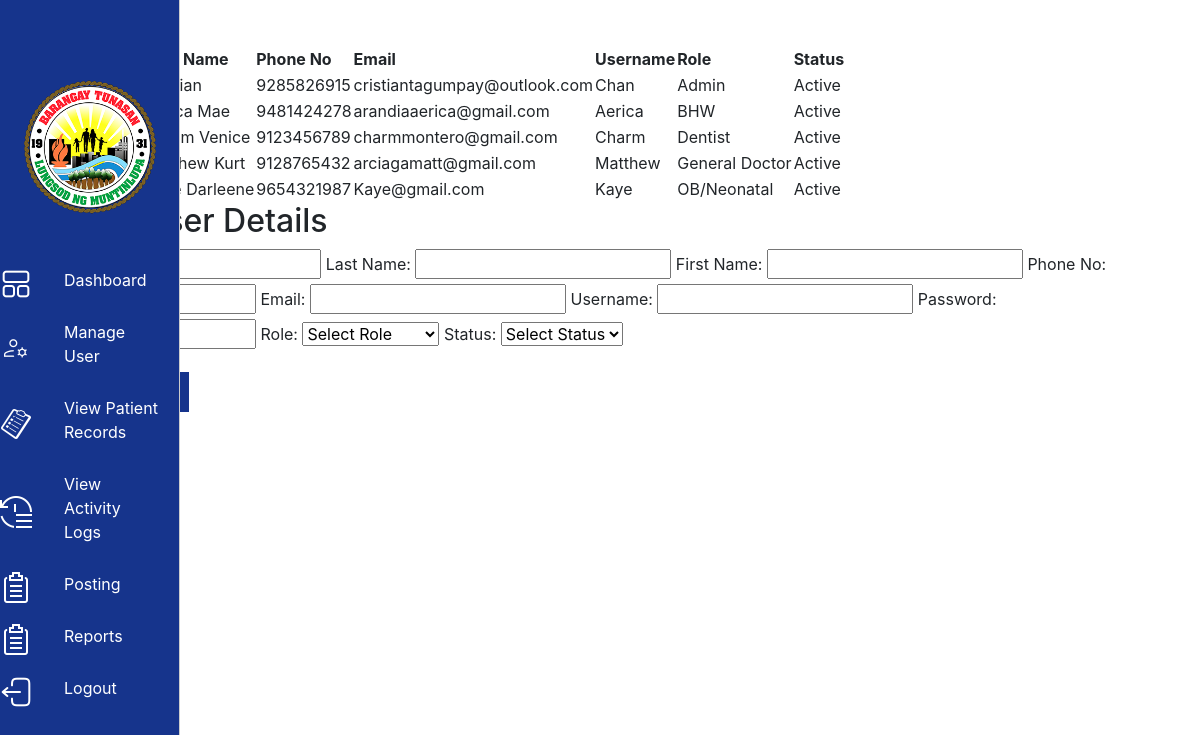
Page /mad.php (signed in) on the committed database.
### tables this page shows
CREATE TABLE `tblusercredentials` (
  `UserCredID` int(20) NOT NULL,
  `Username` varchar(50) NOT NULL,
  `Password` varchar(50) NOT NULL,
  `Role` varchar(20) NOT NULL,
  `Status` varchar(20) NOT NULL
);

CREATE TABLE `tbluser` (
  `UserID` int(20) NOT NULL,
  `LastName` varchar(40) NOT NULL,
  `FirstName` varchar(40) NOT NULL,
  `PhoneNo` bigint(50) NOT NULL,
  `Email` varchar(50) NOT NULL
);

### mad.php (the view, shortened to what this page needs)
<!DOCTYPE html>
<head>
    <link rel="stylesheet" href="ManageUser.css">
    <link rel="stylesheet" href="path/to/bootstrap.min.css">
</head>
<body>
   <div class="Navbar">
        <div class="NavImg">
            <img src="Images/Tunasan Logo.png" alt="Logo">
        </div>
        <div class="dashboard-container">
            <div class="sidebar-item">
            <img src="Images/dashboardPIC.png" alt="dashh" class="side_image">
            <a href="AdminDashboard.php" class="Tab" id="Dashboard">Dashboard</a>
        </div>
        <div class="sidebar-item">
            <img src="Images/manage.png" alt="mad" class="side_image">
            <a href="ManageUser.php" class="Tab" id="ManageUser">Manage User</a>
        </div>
        <div class="sidebar-item">
            <img src="Images/viewpatientrecordPIC.png" alt="payrec" class="side_image">
            <a href="ViewPatientRecords.php" class="Tab" id="ViewPatientRecords">View Patient Records</a>
        </div>
        <div class="sidebar-item">
            <img src="Images/viewactivitylogsPIC.png" alt="actlogs" class="side_image">
            <a href="ViewActLogs.php" class="Tab" id="ViewActivityLogs">View Activity Logs</a>
        </div>
        <div class="sidebar-item">
            <img src="Images/reportPIC.png" alt="rep" class="side_image">
            <a href="#" class="Tab" id="Posting">Posting</a>
        </div>
        <div class="sidebar-item">
            <img src="Images/reportPIC.png" alt="rep" class="side_image">
            <a href="#" class="Tab" id="Reports">Reports</a>
        </div>
        <div class="sidebar-item">
            <img src="Images/logoutPIC.png" alt="log" class="side_image">
            <a href="logout.php" class="Tab" id="Logout">Logout</a>
        </div>
    </div>
</div>
    <div class="Workspace">
        <div class="LeftContent">
            <div class="TableContainer">
                <h2>Users</h2>
                <div class="TableWrapper">
                    <div class="ScrollableTable">
                        <table id="tblUsers">
                            <thead>
                                <tr>
                                    <th>User ID</th>
                                    <th>Last Name</th>
                                    <th>First Name</th>
                                    <th>Phone No</th>
                                    <th>Email</th>
                                    <th>Username</th>
                                    <th>Role</th>
                                    <th>Status</th>
                                </tr>
                            </thead>
                        <tbody>
                            <?php
                            require 'databaseconnection.php';
$sql = "SELECT u.UserID, u.LastName, u.FirstName, u.PhoneNo, u.Email, c.Username, c.Role, c.Status
        FROM tbluser u
        INNER JOIN tblusercredentials c ON u.UserID = c.UserCredID";
$result = $conn->query($sql);
if ($result->num_rows > 0) {
    while($row = $result->fetch_assoc()) {
        echo "<tr>";
        echo "<td>" . $row["UserID"] . "</td>";
        echo "<td>" . $row["LastName"] . "</td>";
        echo "<td>" . $row["FirstName"] . "</td>";
        echo "<td>" . $row["PhoneNo"] . "</td>";
        echo "<td>" . $row["Email"] . "</td>";
        echo "<td>" . $row["Username"] . "</td>";
        echo "<td>" . $row["Role"] . "</td>";
        echo "<td>" . $row["Status"] . "</td>";
        echo "</tr>";
    }
} else {
    echo "<tr><td colspan='8'>No data found</td></tr>";
}
?>
                            </tbody>
                        </table>
                    </div>
                </div>
            </div>
        </div>
        <div class="RightContent">
            <div class="FormContainer">
                <h2>Selected User Details</h2>
                <form id="userDetailsForm" method="post">
                    <label for="userID">User ID:</label>
                    <input type="text" id="userID" name="userID" readonly>
                    <label for="lastName">Last Name:</label>
                    <input type="text" id="lastName" name="lastName" required>
                    <label for="firstName">First Name:</label>
                    <input type="text" id="firstName" name="firstName" required>
                    <label for="phoneNo">Phone No:</label>
                    <label for="email">Email:</label>
                    <input type="email" id="email" name="email">
                    <label for="username">Username:</label>
                    <input type="text" id="username" name="username" required>
                    <label for="password">Password:</label>
                    <label for="role">Role:</label>
                    <select id="role" name="role" class="Field" required>
                        <option value="" disabled selected hidden>Select Role</option>
                    </select>
                    <label for="status">Status:</label>
                    <select id="status" name="status" class="field" required>
                        <option value="" disabled selected hidden>Select Status</option>
                    </select>
                    <div class="ButtonContainer">
                        <button type="submit" name="addUser">Add User</button>
                        <button type="button" id="btnUpdate">Update</button>
                        <button type="button" id="btnClear">Clear</button>
                    </div>
                </form>
            </div>
        </div>
    </div>
</body>
</html>

### ManageUser.css (style rules this page uses)
body { display: flex; flex-direction: column; margin: 0; padding: 0; font-family: Arial, sans-serif; height: 100vh; overflow: hidden; }
.Navbar { position: fixed; width: 15vw; height: 100vh; overflow-y: auto; border-right: 1px solid #ccc; background-color: #16348C; color: #ffffff; z-index: 1000; }
.NavImg img { display: block; margin: 0 auto; width: 11vw; height: auto; margin-bottom: 20px; padding-top: 10vh; padding-bottom: 3vh; }
.Tab { display: block; padding: 10px 20px; text-decoration: none; color: inherit; margin-bottom: 1vh; }
.sidebar-item { display: flex; align-items: center; }
.sidebar-item img { height: 4vh; margin-right: 1vw; }
button { background-color: #16348C; color: white; border: 1px solid #16348C; cursor: pointer; font-size: 16px; transition: background-color 0.3s; margin: 1vh; width: 5vw; height: 5vh; border-radius: 10px; }

### rows in the picture
tblusercredentials: UserCredID.PhoneNo "9285826915", UserCredID.Email "cristiantagumpay@outlook.com", Username "Chan", Role "Admin", Status "Active"
tblusercredentials: UserCredID.FirstName "Aerica Mae", UserCredID.PhoneNo "9481424278", UserCredID.Email "arandiaaerica@gmail.com", Username "Aerica", Role "BHW", Status "Active"
tblusercredentials: UserCredID.FirstName "Charm Venice", UserCredID.PhoneNo "9123456789", UserCredID.Email "charmmontero@gmail.com", Username "Charm", Role "Dentist", Status "Active"
tblusercredentials: UserCredID.FirstName "Matthew Kurt", UserCredID.PhoneNo "9128765432", UserCredID.Email "arciagamatt@gmail.com", Username "Matthew", Role "General Doctor", Status "Active"
tblusercredentials: UserCredID.FirstName "Kaye Darleene", UserCredID.PhoneNo "9654321987", UserCredID.Email "Kaye@gmail.com", Username "Kaye", Role "OB/Neonatal", Status "Active"
